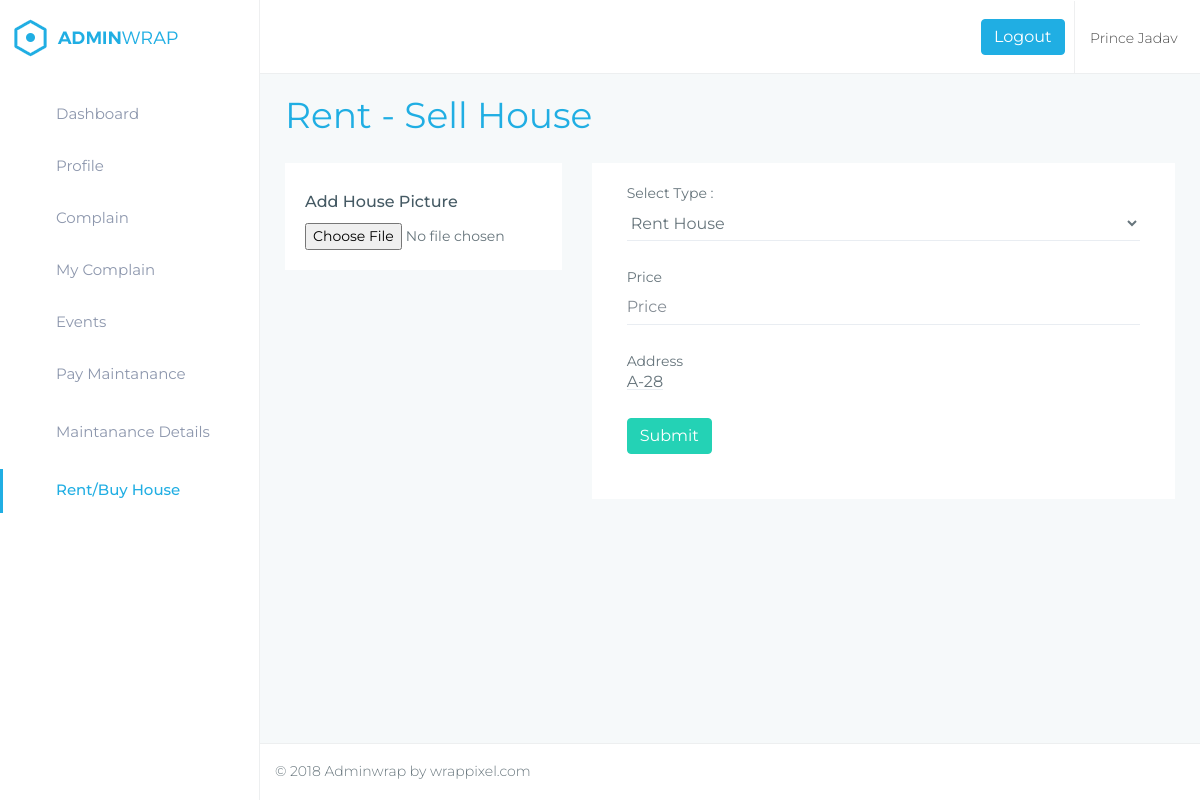
The page /flat-rentbuyhouse (signed in) on the database its author committed.
### flatholder/models.py (models this page shows, shortened)
class Userf(models.Model):
    fname = models.CharField(max_length=200)
    lname = models.CharField(max_length=100)
    email = models.EmailField()
    mobile = models.CharField(max_length=100)
    address = models.TextField()
    password = models.CharField(max_length=100)
    birth = models.DateField()
    occupation = models.CharField(max_length=100,default='')
    pic = models.FileField(upload_to='holderpic/',blank=True,null=True)
    role = models.CharField(default='user',max_length=50)

### flatholder/views.py (the view)
# urls.py: path('flat-rentbuyhouse',views.flat_rentbuyhouse,name='flat-rentbuyhouse'),
def flat_rentbuyhouse(request):
	uid=Userf.objects.get(email=request.session['femail'])
	if request.method=="POST":
		if 'rbpic' in request.FILES:
			RentBuyHouse.objects.create(
				uid=uid,
				type1=request.POST['rbtype'],
				rbprice=request.POST['rbprice'],
				rbpic=request.FILES['rbpic'],
				)
		else:
			RentBuyHouse.objects.create(
				uid=uid,
				type1=request.POST['rbtype'],
				rbprice=request.POST['rbprice'],
				)
		msg='Successfully Added'
		showhouse=RentBuyHouse.objects.all()[::-1]
		return render(request,'flat-rentbuyhouse.html',{'uid':uid,'msg':msg,'showhouse':showhouse})
	else:
		showhouse=RentBuyHouse.objects.all()[::-1]
		return render(request,'flat-rentbuyhouse.html',{'uid':uid,'showhouse':showhouse})

### flatholder/templates/flat-rentbuyhouse.html (shortened to what this page needs)
{% extends 'flat-header.html' %}
{% load static %}
{% block content %}
<!DOCTYPE html>
<html lang="en">
        <div class="page-wrapper">
            <div class="container-fluid">
                <div class="row page-titles">
                    <div class="col-md-5 align-self-center">
                        <h1 class="text-themecolor">Rent - Sell House</h>
                    </div>
                </div>
                {% if uid.role == 'member' %}
                <form class="form-horizontal form-material" method="POST" enctype="multipart/form-data" action='{% url "flat-rentbuyhouse" %}'>
                <div class="row">
                    <div class="col-lg-4 col-xlg-3 col-md-5">
                        <div class="card">
                            <div class="card-body">
                                <h5 class="card-title m-t-10">Add House Picture</h5>
                                <input type="file" name="rbpic" >
                            </div>
                        </div>
                    </div>
                    <div class="col-lg-8 col-xlg-9 col-md-7">
                        <div class="card">
                            <div class="card-body">
                                 <div class="form-group">
                                        <label class="col-sm-12">Select Type : </label>
                                        <div class="col-sm-12">
                                            <select required name="rbtype" class="form-control form-control-line">
                                                <option>Rent House</option>
                                            </select>
                                        </div>
                                    </div>
                                   <div class="form-group">
                                        <label class="col-md-12">Price</label>
                                        <div class="col-md-12">
                                            <input required type="text" name="rbprice" placeholder="Price"  class="form-control form-control-line">
                                        </div>
                                    </div>
                                    <div class="form-group">
                                        <label class="col-md-12">Address</label>
                                        <div class="col-md-12">
                                           <label class="form-control form-control-line">{{uid.address}}</label>
                                        </div>
                                    </div>
                                    <div class="form-group">
                                        <div class="col-sm-12">
                                            <input type="submit" name="submit" id="submit" value='Submit' class="btn btn-success">
                                        </div>
                                    </div>
                            </div>
                        </div>
                    </div>
                </div>
                </form>
                {% endif %}
            </div>
</html>
{% endblock %}

### flatholder/templates/flat-header.html (shortened to what this page needs)
{% load static %}
<!DOCTYPE html>
<html lang="en">
<head>
    <link href='{% static "flat/assets/node_modules/bootstrap/css/bootstrap.min.css"%}' rel="stylesheet">
    <link href='{% static "flat/assets/node_modules/perfect-scrollbar/css/perfect-scrollbar.css"%}' rel="stylesheet">
    <link href='{% static "flat/assets/node_modules/morrisjs/morris.css"%}' rel="stylesheet">
    <link href='{% static "flat/assets/node_modules/c3-master/c3.min.css"%}' rel="stylesheet">
    <link href='{% static "flat/css/style.css"%}' rel="stylesheet">
    <link href='{% static "flat/css/pages/dashboard1.css"%}' rel="stylesheet">
    <link href='{% static "flat/css/colors/default.css"%}' id="theme" rel="stylesheet">
</head>
<body class="fix-header fix-sidebar card-no-border">
    <div id="main-wrapper">
        <header class="topbar">
            <nav class="navbar top-navbar navbar-expand-md navbar-light">
                <div class="navbar-header">
                    <a class="navbar-brand" href="index.html">
                        <b>
                            <img src='{% static "flat/assets/images/logo-icon.png"%}' alt="homepage" class="dark-logo" />
                        </b>
                        <span>
                         <img src='{% static "flat/assets/images/logo-text.png"%}' alt="homepage" class="dark-logo" />
                         <img src='{% static "flat/assets/images/logo-light-text.png" %}'class="light-logo" alt="homepage" /></span> </a>
                </div>
                <div class="navbar-collapse">
                    <ul class="navbar-nav mr-auto">
                        <li class="nav-item hidden-xs-down search-box"> <a class="nav-link hidden-sm-down waves-effect waves-dark" href="javascript:void(0)"><i class="fa fa-search"></i></a>
                        </li>
                    </ul>
                    <div class="text-center">
                        <a href="{% url 'flat-logout' %}" class="btn waves-effect waves-light btn-info hidden-md-down"> Logout </a>
                    </div>
                    <ul class="navbar-nav my-lg-0">
                        {% if uid.pic %}
                        <li class="nav-item dropdown u-pro">
                            <a class="nav-link dropdown-toggle waves-effect waves-dark profile-pic" href="" data-toggle="dropdown" aria-haspopup="true" aria-expanded="false"><img src='{{uid.pic.url}}' alt="user" class="" /> <span class="hidden-md-down">{{uid.fname}} {{uid.lname}} &nbsp;</span> </a>
                        </li>
                        {% else %}
                        <li class="nav-item dropdown u-pro">
                            <a class="nav-link dropdown-toggle waves-effect waves-dark profile-pic" href="" data-toggle="dropdown" aria-haspopup="true" aria-expanded="false"> <span class="hidden-md-down">{{uid.fname}} {{uid.lname}} &nbsp;</span> </a>
                        </li>
                        {% endif %}
                    </ul>
                </div>
            </nav>
        </header>
        <aside class="left-sidebar">
            <div class="scroll-sidebar">
                <nav class="sidebar-nav">
                    <ul id="sidebarnav">
                        <li> <a class="waves-effect waves-dark" href='{% url "flat-dashboard"%}' aria-expanded="false"><i class="fa fa-tachometer"></i><span class="hide-menu">Dashboard</span></a>
                        </li>
                        <li> <a class="waves-effect waves-dark" href='{% url "flat-profile"%}' aria-expanded="false"><i class="fa fa-user-circle-o"></i><span class="hide-menu">Profile</span></a>
                        </li>
                        {% if uid.role == 'member' %}
                        <li> <a class="waves-effect waves-dark" href="{% url 'flat-complain' %}" aria-expanded="false"><i class="fa fa-book"></i><span class="hide-menu">Complain</span></a>
                        </li>
                        <li> <a class="waves-effect waves-dark" href="{% url 'flat-mycomplain' %}" aria-expanded="false"><i class="fa fa-address-card-o"></i><span class="hide-menu">My Complain</span></a>
                        </li>
                        <li> <a class="waves-effect waves-dark" href="{% url 'flat-event' %}" ><i class="fa fa-tasks" aria-hidden="true"></i><span class="hide-menu">Events</span></a>
                        </li>
                        <li> <a class="waves-effect waves-dark" href="{% url 'flat-pay' %}" aria-expanded="false"><i class="fa fa-credit-card-alt"></i><span class="hide-menu">Pay Maintanance</span></a>
                        </li>
                        <li> <a class="waves-effect waves-dark" href="{% url 'maintanance' %}" aria-expanded="false"><i class="fas fa-align-center"></i><span class="hide-menu">Maintanance Details</span></a>
                        {% endif %}
                        <li> <a class="waves-effect waves-dark" href="{% url 'flat-rentbuyhouse' %}" aria-expanded="false"><i class="fa fa-home"></i><span class="hide-menu">Rent/Buy House</span></a>
                        </li>
                    </ul>
                </nav>
            </div>
        </aside>
        {% block content %}
        {% endblock %}
            <footer class="footer"> © 2018 Adminwrap by wrappixel.com </footer>
        </div>
</body>
</html>

### flatholder/static/flat/css/pages/perfect-scrollbar.css (style rules this page uses)
.ps { -ms-touch-action: auto; touch-action: auto; overflow: hidden !important; -ms-overflow-style: none; }

### flatholder/static/flat/css/colors/default.css (style rules this page uses)
.topbar { background: #ffffff; }
.topbar .navbar-header { background: #ffffff; }
.topbar .navbar-light .navbar-nav .nav-item > a.nav-link { color: rgba(0, 0, 0, 0.7) !important; }
.text-themecolor { color: #20aee3 !important; }
.sidebar-nav > ul > li.active > a { color: #20aee3; border-color: #20aee3; }
.sidebar-nav > ul > li.active > a i { color: #20aee3; }
.sidebar-nav ul li a.active, .sidebar-nav ul li a:hover { color: #20aee3; }
.sidebar-nav ul li a.active i, .sidebar-nav ul li a:hover i { color: #20aee3; }
.sidebar-nav > ul > li > a i { color: #787f91; }

### rows shown on the page
Userf: fname "Prince", lname "Jadav", address "A-28"
